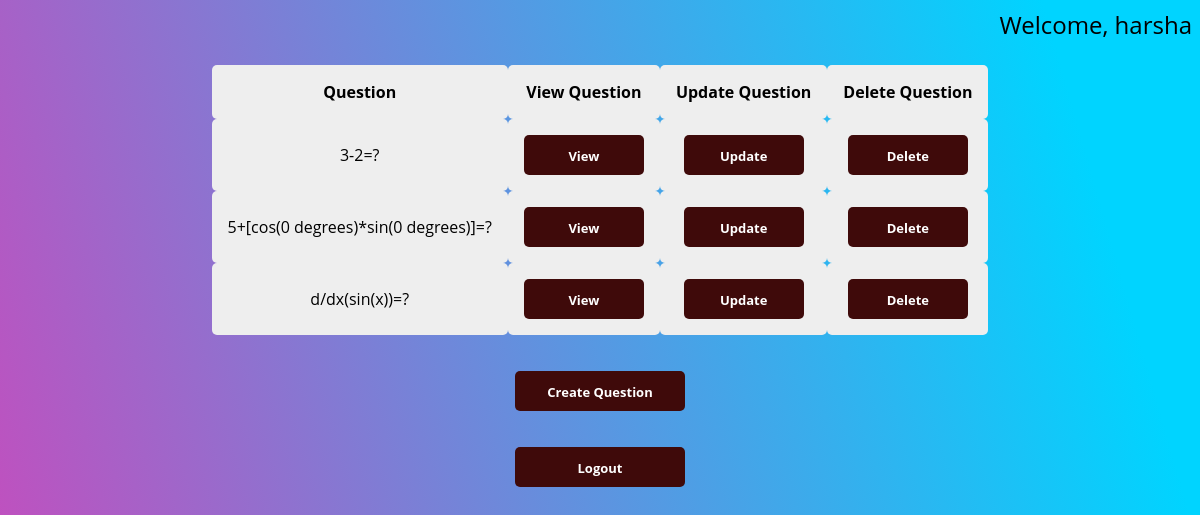
Screenshot of /teacher/ (signed in) with the database file from the repository.
### user/models.py (models this page shows)
class User(AbstractUser):
    is_student=models.BooleanField(default=False)
    is_teacher=models.BooleanField(default=False)

### teacher/models.py (models this page shows, shortened)
class Question(models.Model):
    question = models.TextField(max_length=200)
    answer = models.TextField(max_length=200)
    user = models.ForeignKey(Teacher,on_delete=models.CASCADE,null=True)
    q_subject = models.CharField(max_length=25,null=True,blank=True,choices = SUBJECT_CHOICES)

### teacher/views.py (the view)
# urls.py: path('',TeacherHomeView.as_view(),name='teacher'),
class TeacherHomeView(LoginRequiredMixin,ListView):
    model = Question
    context_object_name="questions"
    template_name='teacher/teacher.html'
    login_url='/login'
    def get_queryset(self):
        try:
            u=Teacher.objects.get(user=self.request.user)
            subject=u.t_subject
        except Teacher.DoesNotExist:
            u=None
            subject=u.t_subject
        return Question.objects.filter(q_subject=subject)

### teacher/templates/teacher/teacher.html
{% extends 'base.html' %}
{% block content%}
<p class="teacher-p">Welcome, {{user.username}} </p>
<table class="teacher-main-table">
        <tr>
                <th>Question</th>
                <th>View Question</th>
                <th>Update Question</th>
                <th>Delete Question</th>
        </tr>
        {% for a in questions %}
        <tr>
                <td>{{a.question}}</td>
                <td><a class="teacher-list-button" href="{% url 'teacher.detail' pk=a.id %}">View</a></td>
                <td><a class="teacher-list-button" href="{% url 'teacher.update' pk=a.id %}">Update</a></td>
                <td><a class="teacher-list-button" href="{% url 'teacher.delete' pk=a.id %}">Delete</a></td>
        </tr>
        {% endfor %}
</table>
<br><br>
<a class="teacher-button" href="{% url 'teacher.create'%}">Create Question</a>
<br><br>
<a class="teacher-button" href="{% url 'logout'%}">Logout</a>
{% endblock %}

### static/css/style.css (style rules this page uses)
body { text-align: center; background: linear-gradient(74deg, rgba(2, 0, 36, 1) 0%, rgba(187, 16, 166, 0.7652310924369747) 0%, rgba(0, 212, 255, 1) 89%); }
.teacher-p { text-align: right; font-family: 'Open Sans', sans-serif; font-size: x-large; }
.teacher-main-table { border-collapse: collapse; margin: auto; font-family: 'Open Sans', sans-serif; font-size-adjust: initial; }
.teacher-main-table td, th { padding: 1rem; text-align: center; border-radius: 5px; }
.teacher-main-table tr { background: #eee; }
.teacher-button { display: block; width: 150px; height: 20px; background: #3f0a0a; padding: 10px; text-align: center; border-radius: 5px; color: white; font-weight: bold; line-height: 22px; text-decoration: none; font-size: small; font-family: 'Open Sans', sans-serif; margin: auto; }
.teacher-list-button { display: block; width: 100px; height: 20px; background: #3f0a0a; padding: 10px; text-align: center; border-radius: 5px; color: white; font-weight: bold; line-height: 22px; text-decoration: none; font-size: small; font-family: 'Open Sans', sans-serif; margin: auto; }

### rows the page displays
User: username "harsha"
Question: question "3-2=?"
Question: question "5+[cos(0 degrees)*sin(0 degrees)]=?"
Question: question "d/dx(sin(x))=?"
